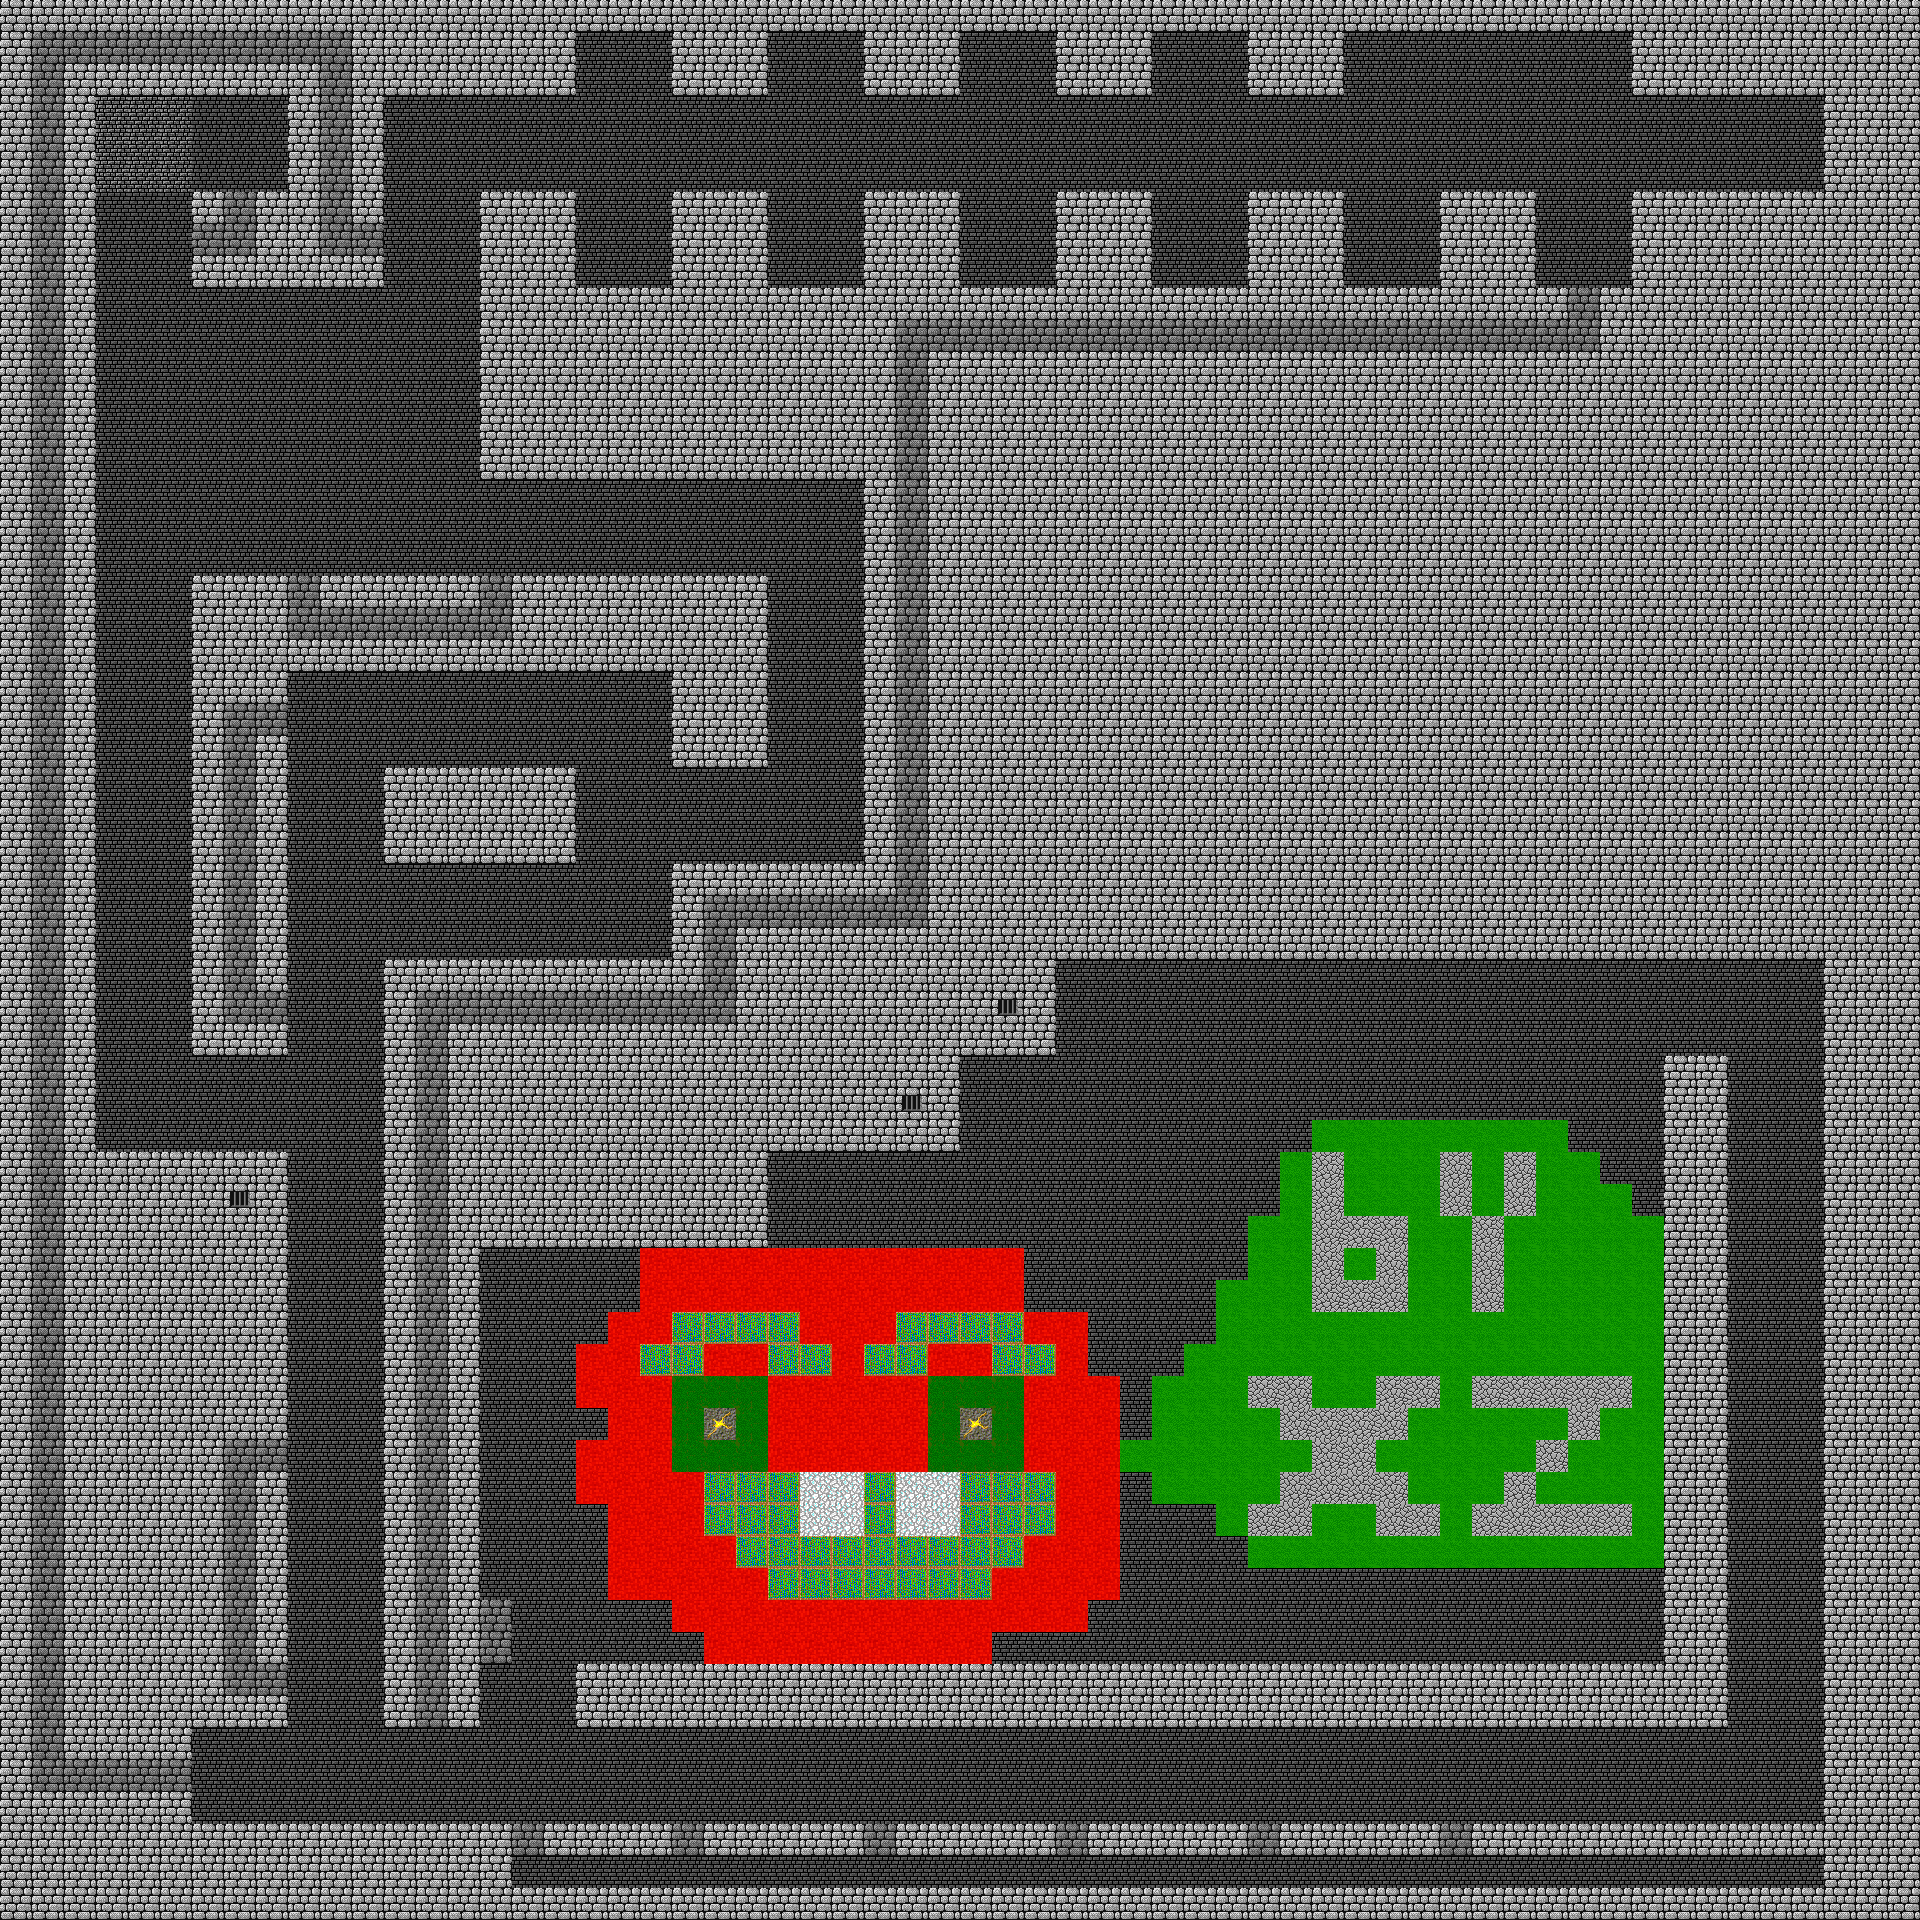

Tiled map render using the project's own tile images. Description and the map definition, with tile-layer contents summarised, below:
An orthogonal 60x60 tile map with 32x32 px tiles, 1 tile layer (Tile Layer 1), 7 tilesets and 115 objects (slider, unfence1, unfence2, unfence4, must be held, unfence5, ...).

<map version="1.0" orientation="orthogonal" width="60" height="60" tilewidth="32" tileheight="32">
 <tileset firstgid="1" name="tilesheet" tilewidth="32" tileheight="32">
  <image source="../public/images/tilesheet.png" width="736" height="672" />
  <terraintypes>
   <terrain name="asdf" tile="-1" />
  </terraintypes>
  <tile id="0" terrain="0,0,0,0" />
 </tileset>
 <tileset firstgid="484" name="exit" tilewidth="96" tileheight="96">
  <image source="../public/images/exit.png" width="96" height="96" />
 </tileset>
 <tileset firstgid="485" name="spike" tilewidth="32" tileheight="32">
  <image source="../public/images/spike.png" width="32" height="32" />
 </tileset>
 <tileset firstgid="486" name="box" tilewidth="32" tileheight="32">
  <image source="../public/images/box.png" width="32" height="32" />
 </tileset>
 <tileset firstgid="487" name="baddie" tilewidth="32" tileheight="32">
  <image source="../public/images/baddie.png" width="128" height="32" />
 </tileset>
 <tileset firstgid="491" name="fence" tilewidth="32" tileheight="32">
  <image source="../public/images/fence.png" width="96" height="128" />
 </tileset>
 <tileset firstgid="503" name="button" tilewidth="32" tileheight="32">
  <image source="../public/images/button.png" width="64" height="32" />
 </tileset>
 <layer name="Tile Layer 1" width="60" height="60">
  <data>[3600 cells, 3600 non-empty, 12 distinct tile ids]</data>
 </layer>
 <objectgroup name="Spike Layer" width="60" height="60">
  <object gid="485" x="384" y="160">
   <properties>
    <property name="moves" value="horizontal" />
   </properties>
  </object>
  <object gid="485" x="1472" y="96" />
  <object gid="485" x="1792" y="160">
   <properties>
    <property name="moves" value="horizontal" />
   </properties>
  </object>
  <object name="slider" gid="485" x="512" y="1888">
   <properties>
    <property name="MOVE_SPEED" value="110" />
    <property name="exists" value="false" />
    <property name="moves" value="horizontal" />
   </properties>
  </object>
  <object gid="485" x="672" y="1760" />
  <object gid="485" x="672" y="1792" />
  <object gid="485" x="672" y="1824" />
  <object gid="485" x="864" y="1792" />
  <object gid="485" x="832" y="1792" />
  <object gid="485" x="864" y="1760" />
  <object gid="485" x="832" y="1824" />
  <object gid="485" x="864" y="1824" />
  <object gid="485" x="832" y="1760" />
  <object gid="485" x="1216" y="1760" />
  <object gid="485" x="1248" y="1760" />
  <object gid="485" x="1024" y="1824" />
  <object gid="485" x="1248" y="1792" />
  <object gid="485" x="1280" y="1760" />
  <object gid="485" x="1088" y="1760" />
  <object gid="485" x="1280" y="1792" />
  <object gid="485" x="1088" y="1824" />
  <object gid="485" x="1056" y="1792" />
  <object gid="485" x="1248" y="1824" />
  <object gid="485" x="1088" y="1792" />
  <object gid="485" x="1280" y="1824" />
  <object gid="485" x="1024" y="1792" />
  <object gid="485" x="1056" y="1824" />
  <object gid="485" x="1216" y="1792" />
  <object gid="485" x="1024" y="1760" />
  <object gid="485" x="1056" y="1760" />
  <object gid="485" x="1216" y="1824" />
  <object gid="485" x="1472" y="1824" />
  <object gid="485" x="1440" y="1760" />
  <object gid="485" x="1408" y="1760" />
  <object gid="485" x="1408" y="1824" />
  <object gid="485" x="1440" y="1792" />
  <object gid="485" x="1408" y="1792" />
  <object gid="485" x="1472" y="1760" />
  <object gid="485" x="1472" y="1792" />
  <object gid="485" x="1440" y="1824" />
  <object gid="485" x="1504" y="1760" />
  <object gid="485" x="1504" y="1792" />
  <object gid="485" x="1504" y="1824" />
 </objectgroup>
 <objectgroup name="Exit" width="60" height="60">
  <object gid="484" x="1728" y="1824" />
 </objectgroup>
 <objectgroup name="Spawn" width="60" height="60">
  <object x="128" y="128">
   <polyline points="0,0 0,32 32,32 32,0 0,0" />
  </object>
 </objectgroup>
 <objectgroup name="Box Layer" width="60" height="60">
  <object gid="486" x="320" y="1024" />
  <object gid="486" x="352" y="1024" />
  <object gid="486" x="288" y="1024" />
  <object gid="486" x="288" y="416" />
 </objectgroup>
 <objectgroup name="Baddies" width="60" height="60">
  <object gid="488" x="320" y="928">
   <properties>
    <property name="sightRange" value="200" />
    <property name="speed" value="100" />
   </properties>
  </object>
  <object gid="488" x="1344" y="1472" />
  <object gid="488" x="928" y="1536" />
  <object gid="488" x="1120" y="1376" />
  <object gid="488" x="1344" y="1248" />
  <object gid="488" x="1152" y="1632" />
  <object gid="488" x="832" y="1280" />
  <object gid="488" x="1376" y="1056" />
  <object gid="488" x="1536" y="1344" />
  <object gid="488" x="1568" y="1600" />
  <object gid="488" x="1600" y="1184" />
  <object gid="488" x="1152" y="1056" />
  <object gid="488" x="992" y="1152" />
  <object gid="488" x="640" y="1408" />
 </objectgroup>
 <objectgroup name="Fences" width="60" height="60" opacity="0.61">
  <object gid="495" x="160" y="256" />
  <object gid="495" x="128" y="256" />
  <object gid="495" x="96" y="256" />
  <object gid="495" x="448" y="256" />
  <object gid="495" x="416" y="256" />
  <object gid="495" x="384" y="256" />
  <object gid="495" x="352" y="1696" />
  <object gid="495" x="320" y="1696" />
  <object gid="495" x="288" y="1696" />
  <object gid="495" x="352" y="1056" />
  <object gid="495" x="320" y="1056" />
  <object gid="495" x="352" y="992" />
  <object gid="495" x="288" y="992" />
  <object gid="495" x="288" y="1056" />
  <object gid="495" x="320" y="992" />
  <object gid="495" x="416" y="1760" />
  <object gid="495" x="416" y="1792" />
  <object gid="495" x="416" y="1824" />
  <object gid="495" x="544" y="1728" />
  <object gid="495" x="544" y="1696" />
  <object gid="495" x="512" y="1696" />
  <object gid="495" x="512" y="1728" />
  <object gid="495" x="480" y="1728" />
  <object gid="495" x="480" y="1696" />
  <object gid="495" x="480" y="512" />
  <object gid="495" x="480" y="576" />
  <object gid="495" x="480" y="544" />
 </objectgroup>
 <objectgroup name="Buttons" width="60" height="60">
  <object name="unfence1" gid="503" x="224" y="192">
   <properties>
    <property name="onpress" value="game.level.unfence('rect1');" />
   </properties>
  </object>
  <object name="unfence2" gid="503" x="288" y="736">
   <properties>
    <property name="onpress" value="game.level.unfence('rect2');" />
   </properties>
  </object>
  <object name="unfence4, must be held" gid="503" x="288" y="1472">
   <properties>
    <property name="onpress" value="game.level.unfence('rect4');" />
    <property name="onrelease" value="game.level.refence('rect4');" />
   </properties>
  </object>
  <object name="unfence5" gid="503" x="1568" y="288">
   <properties>
    <property name="onpress" value="game.level.unfence('rect5');" />
   </properties>
  </object>
  <object name="unfence3" gid="503" x="192" y="1792">
   <properties>
    <property name="onpress" value="game.level.unfence('rect3');" />
   </properties>
  </object>
  <object name="reset-slider" gid="503" x="512" y="1824">
   <properties>
    <property name="onpress" value="game.level.spikes.findByName('slider').reset(); game.level.unfence('rect-into-pigs');" />
   </properties>
  </object>
  <object name="remove-spikes-1" gid="503" x="672" y="1888">
   <properties>
    <property name="onpress" value="game.level.unfence('spikes-1', 'spikes'); game.level.refence('spikes-2', 'spikes');" />
   </properties>
  </object>
  </objectgroup>
 <objectgroup name="Rectangles" width="60" height="60">
  <!-- 12 objects omitted --></objectgroup>
</map>
<!-- 18 of 115 objects omitted -->
